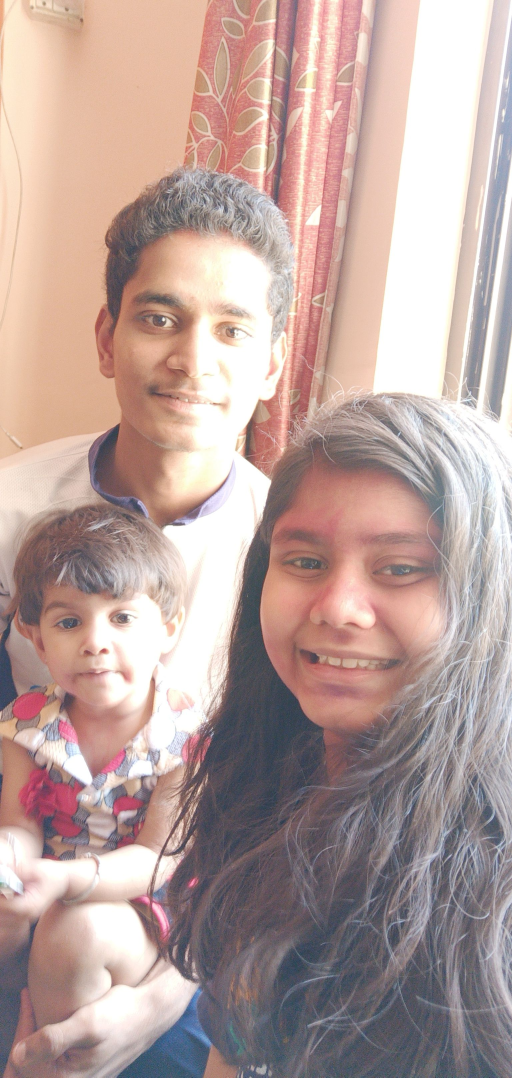
#> input picture openCVpackage/face_detect/Snapchat-79439855.jpg, 1536 x 3232 px, given as the content of the folder aa, which was not available (shown at 1/3 size)
$ python FaceDetection.py
#> lines starting #> are read from the running program, lines starting #| are printed output that depends on the picture; after the words box and inside, x2 and y2 are one past the last pixel; in counts of white or black regions, pixels touching at a corner belong together; pictures that were not available may be replaced by others from this repository, and a replacement may not be noted
import cv2
import glob

images = ["face_detect\\baby2.png", "face_detect\\news.jpg",
          "face_detect\\photo.jpg", "face_detect\\resized_me.jpg", "face_detect\\image_me.jpg",
          "face_detect\\2.jpg", "face_detect\\cats.jpg",
          "face_detect\\3.jpg", "face_detect\\4.jpg", "face_detect\\many.jpg"]

png = glob.glob("face_detect\\*.png")

jpg = glob.glob("aa\\*.jpg")


def detect_image(img):
    cascade = cv2.CascadeClassifier("haarcascade_frontalface_default.xml")
    faces = cascade.detectMultiScale(img,
                                     scaleFactor=1.15,
                                     minNeighbors=5)

    for x, y, w, h in faces:
        img = cv2.rectangle(img, (x, y), (x + w, y + h), (255, 0, 255), 3)

    print(faces)

    cv2.imshow("Photo", img)
    cv2.waitKey(0)
    cv2.destroyAllWindows()


for image in jpg:
    img = cv2.imread(image)
#> img is the input picture: shape (3232, 1536, 3); mean B, G, R 157.1, 161.9, 185

    if img.shape[0] > 800 and img.shape[1] > 800:
        resize = cv2.resize(img, (int(img.shape[1] / 10), int(img.shape[0] / 10)))
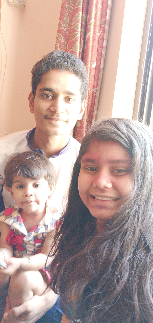
#> resize: shape (323, 153, 3); mean B, G, R 156.9, 161.7, 184.8
        #        cv2.imwrite("resized_" + image, resize)
        detect_image(resize)
#> in detect_image, `faces = cascade.detectMultiScale(img, scaleFactor=1.15, minNeighbors=5)`: faces = [[8, 170, 42, 42], [27, 71, 64, 64], [66, 141, 75, 75]]
#> the loop in detect_image, `for x, y, w, h in faces:` made 3 passes
#> pass 1, in detect_image, `img = cv2.rectangle(img, (x, y), (x + w, y + h), (255, 0, 255), 3)`:
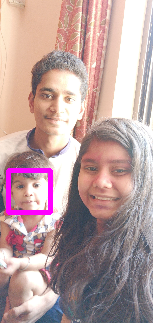
#> img: shape (323, 153, 3); 1.68% of pixels changed, all inside (x1, y1, x2, y2) = (6, 168, 53, 215)
#> pass 2, in detect_image, `img = cv2.rectangle(img, (x, y), (x + w, y + h), (255, 0, 255), 3)`:
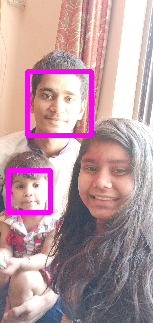
#> img: shape (323, 153, 3); 2.57% of pixels changed, all inside (x1, y1, x2, y2) = (25, 69, 94, 138)
#> pass 3, in detect_image, `img = cv2.rectangle(img, (x, y), (x + w, y + h), (255, 0, 255), 3)`:
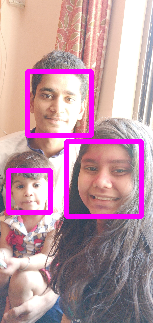
#> img: shape (323, 153, 3); 3.01% of pixels changed, all inside (x1, y1, x2, y2) = (64, 139, 144, 219)
#| [[  8 170  42  42]
#|  [ 27  71  64  64]
#|  [ 66 141  75  75]]
        print(img.shape)
#| (3232, 1536, 3)
    else:
        #    gray_img = cv2.cvtColor(img, cv2.COLOR_BGR2GRAY)
        #    resized_img = cv2.resize(img, (int(img.shape[1] / 2), int(img.shape[0] / 2)))
        print(img.shape)
        detect_image(img)
